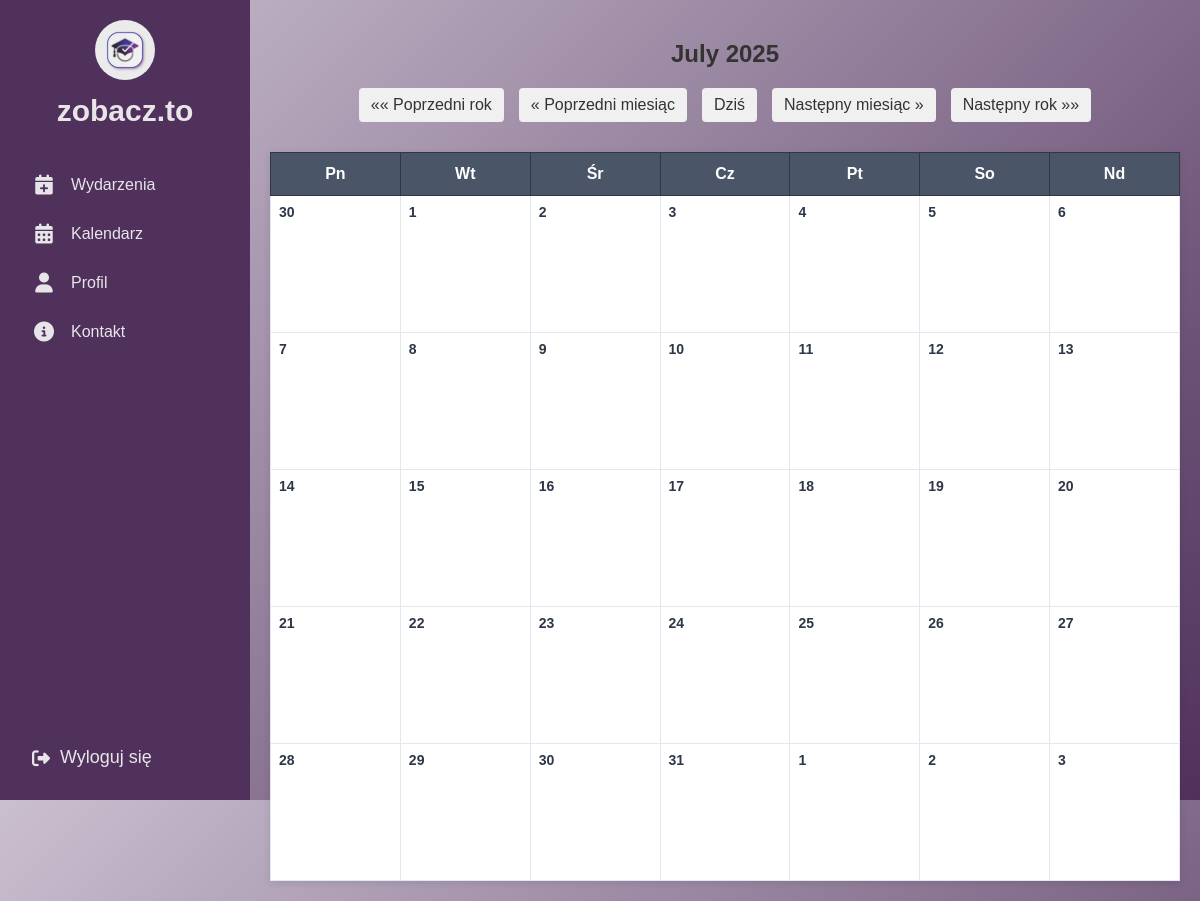
Page /events/calendar/2025/7/ on the earlier database version.
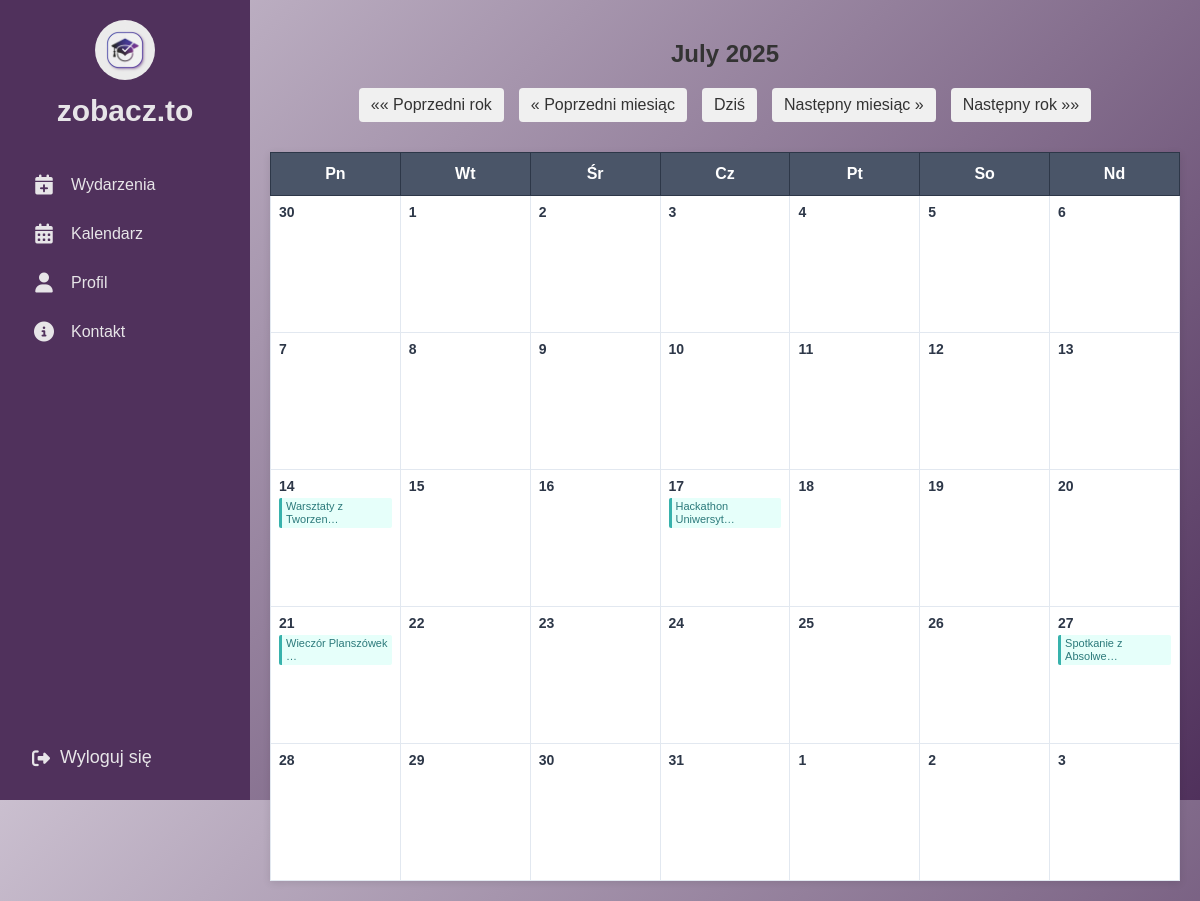
Same page on the later database version.
### events/models.py (models this page shows, shortened)
class Event(models.Model):
    title = models.CharField("Tytuł", max_length=200)
    description = models.TextField("Opis wydarzenia")
    date = models.DateTimeField("Data")
    location = models.CharField("Lokalizacja", max_length=200)
    created_by = models.ForeignKey(User, on_delete=models.CASCADE, related_name="created_events")
    image = models.ImageField(upload_to='event_images/', null=True, blank=True)

### events/views.py (the view)
# urls.py: path("calendar/", views.custom_calendar_view, name="custom-calendar"),
def custom_calendar_view(request, year=None, month=None):
    today = date.today()
    year = int(year) if year else today.year
    month = int(month) if month else today.month
    cal = calendar.Calendar(firstweekday=0)  # Monday start
    month_days = cal.itermonthdates(year, month)
    events = Event.objects.filter(date__year=year, date__month=month)
    events_by_day = {}
    for event in events:
        day = event.date.date()
        events_by_day.setdefault(day, []).append(event)
    month_days_with_events = []
    for day in month_days:
        day_events = events_by_day.get(day, [])
        month_days_with_events.append({
            'day': day,
            'events': day_events
        })
    day_names = ["Pn", "Wt", "Śr", "Cz", "Pt", "So", "Nd"]
    context = {
        "month_days": month_days_with_events,
        "year": year,
        "month": month,
        "month_name": calendar.month_name[month],
        "day_names": day_names,
    }
    return render(request, "events/custom_calendar.html", context)

### templates/events/custom_calendar.html (shortened to what this page needs)
{% extends "base.html" %}
{% load static %}
{% block content %}
<div class="calendar-container">
    <div class="calendar-header">
        <h2>{{ month_name }} {{ year }}</h2>
    </div>
    <div class="calendar-navigation">
        <a href="{% url 'custom-calendar' year=year|add:'-1' month=month %}">&laquo;&laquo; Poprzedni rok</a>
        <a href="{% url 'custom-calendar' year=year month=month|add:'-1' %}">&laquo; Poprzedni miesiąc</a>
        <a href="{% url 'custom-calendar' %}">Dziś</a>
        <a href="{% url 'custom-calendar' year=year month=month|add:'1' %}">Następny miesiąc &raquo;</a>
        <a href="{% url 'custom-calendar' year=year|add:'1' month=month %}">Następny rok &raquo;&raquo;</a>
    </div>
    <table class="calendar-table">
        <thead>
            <tr>
                {% for day_name in day_names %}
                <th>{{ day_name }}</th>
                {% endfor %}
            </tr>
        </thead>
        <tbody>
            <tr>
            {% for day_data in month_days %}
                {% if forloop.counter0|divisibleby:7 and not forloop.first %}
                    </tr><tr>
                {% endif %}
                <td>
                    <div class="day-number">{{ day_data.day.day }}</div>
                    {% if day_data.events %}
                        <ul class="events-list">
                        {% for event in day_data.events %}
                            <li><a href="{% url 'event_detail' event.id %}" title="{{ event.title }}">{{ event.title|truncatechars:20 }}</a></li>
                        {% endfor %}
                        </ul>
                    {% endif %}
                </td>
            {% endfor %}
            </tr>
        </tbody>
    </table>
</div>
{% endblock %}

Differences in the rows shown:
added Event: title "Warsztaty z Tworzen…", shown under "14"
added Event: title "Hackathon Uniwersyt…", shown under "17"
added Event: title "Wieczór Planszówek …", shown under "21"
added Event: title "Spotkanie z Absolwe…", shown under "27"
